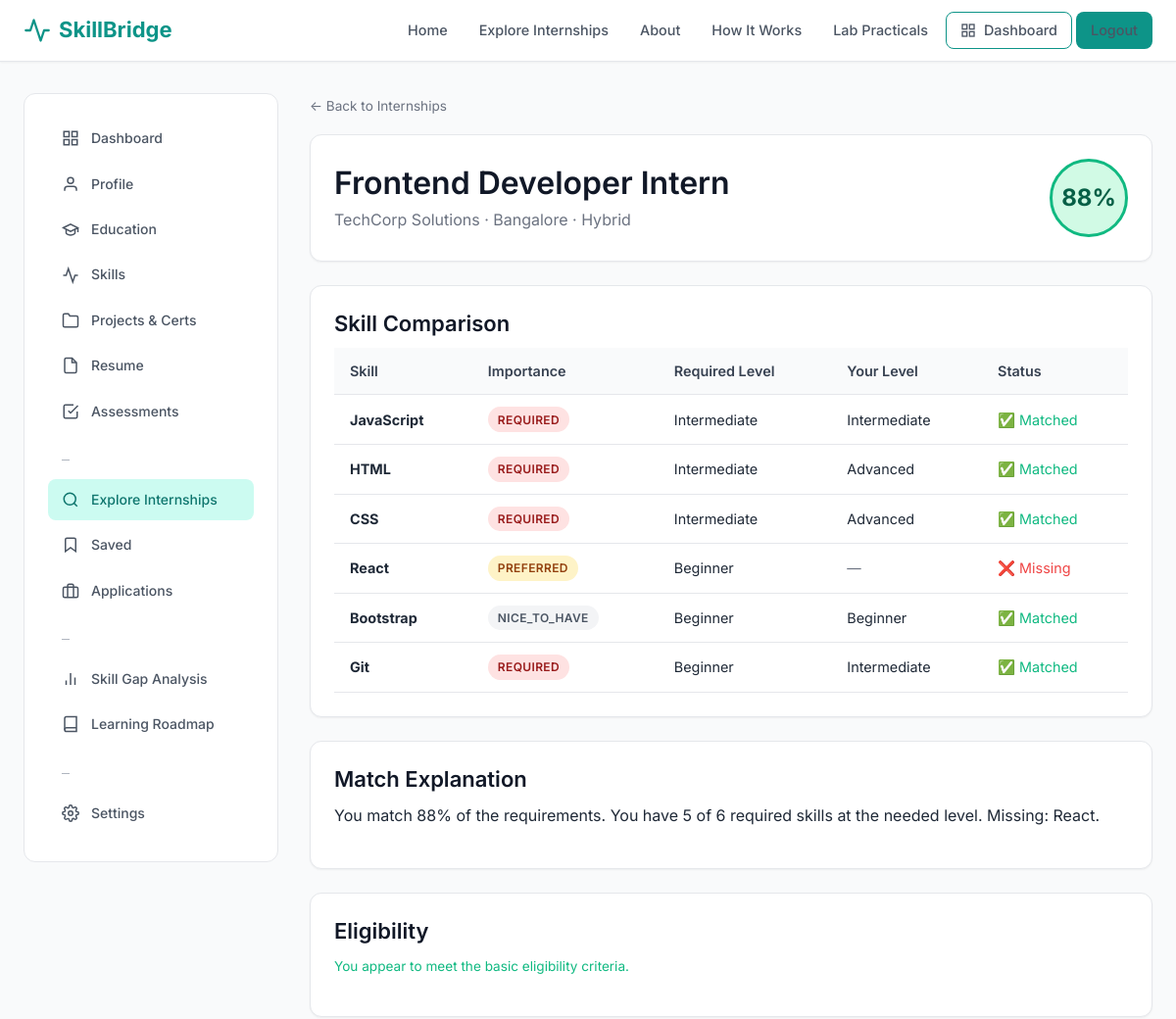
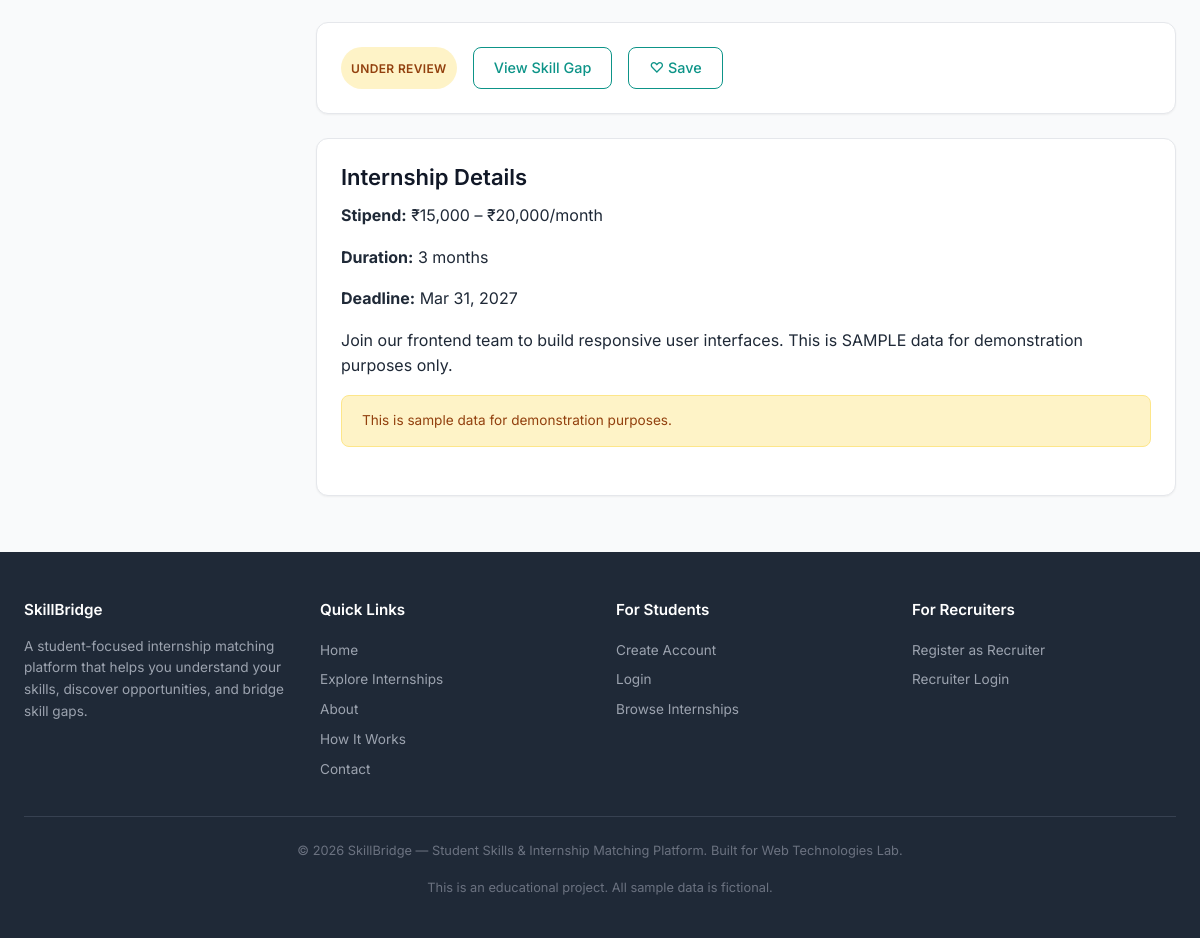
Page /student/internship-match.php?id=1 (signed in) on the committed database (2 pictures, top to bottom).
### tables this page shows
CREATE TABLE internships (
    id INT AUTO_INCREMENT PRIMARY KEY,
    recruiter_profile_id INT NOT NULL,
    title VARCHAR(200) NOT NULL,
    description TEXT NOT NULL,
    responsibilities TEXT DEFAULT NULL,
    eligibility TEXT DEFAULT NULL,
    eligible_degrees VARCHAR(255) DEFAULT NULL,     
    eligible_branches VARCHAR(255) DEFAULT NULL,    
    min_graduation_year INT DEFAULT NULL,
    max_graduation_year INT DEFAULT NULL,
    location VARCHAR(150) DEFAULT NULL,
    work_mode ENUM('remote', 'hybrid', 'onsite') DEFAULT 'remote',
    stipend_min INT DEFAULT 0,
    stipend_max INT DEFAULT 0,
    is_paid TINYINT(1) DEFAULT 1,
    duration VARCHAR(100) DEFAULT NULL,
    openings INT DEFAULT 1,
    application_instructions TEXT DEFAULT NULL,
    start_date DATE DEFAULT NULL,
    application_deadline DATE DEFAULT NULL,
    status ENUM('draft', 'active', 'closed', 'expired') DEFAULT 'active',
    career_category VARCHAR(100) DEFAULT NULL,
    is_sample TINYINT(1) DEFAULT 0,    
    created_at TIMESTAMP DEFAULT CURRENT_TIMESTAMP,
    updated_at TIMESTAMP DEFAULT CURRENT_TIMESTAMP ON UPDATE CURRENT_TIMESTAMP,
    FOREIGN KEY (recruiter_profile_id) REFERENCES recruiter_profiles(id) ON DELETE CASCADE,
    INDEX idx_status (status),
    INDEX idx_deadline (application_deadline),
    INDEX idx_career (career_category)
);

CREATE TABLE recruiter_profiles (
    id INT AUTO_INCREMENT PRIMARY KEY,
    user_id INT NOT NULL,
    company_name VARCHAR(200) DEFAULT NULL,
    company_website VARCHAR(255) DEFAULT NULL,
    company_description TEXT DEFAULT NULL,
    company_logo_path VARCHAR(255) DEFAULT NULL,
    industry VARCHAR(100) DEFAULT NULL,
    company_size VARCHAR(50) DEFAULT NULL,
    location VARCHAR(150) DEFAULT NULL,
    phone VARCHAR(20) DEFAULT NULL,
    created_at TIMESTAMP DEFAULT CURRENT_TIMESTAMP,
    updated_at TIMESTAMP DEFAULT CURRENT_TIMESTAMP ON UPDATE CURRENT_TIMESTAMP,
    UNIQUE KEY uk_user (user_id),
    FOREIGN KEY (user_id) REFERENCES users(id) ON DELETE CASCADE
);

CREATE TABLE internship_skills (
    id INT AUTO_INCREMENT PRIMARY KEY,
    internship_id INT NOT NULL,
    skill_id INT NOT NULL,
    importance ENUM('required', 'preferred', 'nice_to_have') DEFAULT 'required',
    min_proficiency ENUM('beginner', 'intermediate', 'advanced') DEFAULT 'beginner',
    UNIQUE KEY uk_internship_skill (internship_id, skill_id),
    FOREIGN KEY (internship_id) REFERENCES internships(id) ON DELETE CASCADE,
    FOREIGN KEY (skill_id) REFERENCES skills(id) ON DELETE CASCADE
);

CREATE TABLE skills (
    id INT AUTO_INCREMENT PRIMARY KEY,
    category_id INT NOT NULL,
    name VARCHAR(100) NOT NULL,
    description VARCHAR(255) DEFAULT NULL,
    UNIQUE KEY uk_name (name),
    FOREIGN KEY (category_id) REFERENCES skill_categories(id) ON DELETE CASCADE,
    INDEX idx_category (category_id)
);

CREATE TABLE applications (
    id INT AUTO_INCREMENT PRIMARY KEY,
    student_profile_id INT NOT NULL,
    internship_id INT NOT NULL,
    status ENUM('applied', 'under_review', 'shortlisted', 'interview_scheduled', 'selected', 'rejected', 'withdrawn') NOT NULL DEFAULT 'applied',
    cover_note TEXT DEFAULT NULL,
    applied_at TIMESTAMP DEFAULT CURRENT_TIMESTAMP,
    updated_at TIMESTAMP DEFAULT CURRENT_TIMESTAMP ON UPDATE CURRENT_TIMESTAMP,
    recruiter_notes TEXT DEFAULT NULL,
    UNIQUE KEY uk_application (student_profile_id, internship_id),
    FOREIGN KEY (student_profile_id) REFERENCES student_profiles(id) ON DELETE CASCADE,
    FOREIGN KEY (internship_id) REFERENCES internships(id) ON DELETE CASCADE,
    INDEX idx_status (status),
    INDEX idx_internship (internship_id)
);

### includes/functions.php (called while the page is built, shortened)
<?php
function e(?string $str): string {
    return htmlspecialchars($str ?? '', ENT_QUOTES, 'UTF-8');
}
function calculateMatchScore(PDO $db, int $studentProfileId, int $internshipId): array {
    $stmt = $db->prepare('
        SELECT isr.skill_id, isr.importance, isr.min_proficiency, s.name AS skill_name
        FROM internship_skills isr
        JOIN skills s ON s.id = isr.skill_id
        WHERE isr.internship_id = ?
    ');
    $stmt->execute([$internshipId]);
    $requiredSkills = $stmt->fetchAll();
    $stmt = $db->prepare('
        SELECT ss.skill_id, ss.proficiency, s.name AS skill_name
        FROM student_skills ss
        JOIN skills s ON s.id = ss.skill_id
        WHERE ss.student_profile_id = ?
    ');
    $stmt->execute([$studentProfileId]);
    $studentSkillsRaw = $stmt->fetchAll();
    $studentSkills = [];
    foreach ($studentSkillsRaw as $ss) {
        $studentSkills[(int)$ss['skill_id']] = $ss['proficiency'];
    }
    $proficiencyLevels = ['beginner' => 1, 'intermediate' => 2, 'advanced' => 3];
    $matched  = [];
    $missing  = [];
    $weak     = [];
    $importanceWeights = ['required' => 1.0, 'preferred' => 0.6, 'nice_to_have' => 0.3];
    $totalWeight = 0;
    $earnedWeight = 0;
    foreach ($requiredSkills as $rs) {
        $skillId   = (int) $rs['skill_id'];
        $skillName = $rs['skill_name'];
        $importance = $rs['importance'];
        $minProf   = $rs['min_proficiency'];
        $weight    = $importanceWeights[$importance] ?? 1.0;
        $totalWeight += $weight;
        if (isset($studentSkills[$skillId])) {
            $studentLevel = $proficiencyLevels[$studentSkills[$skillId]] ?? 1;
            $requiredLevel = $proficiencyLevels[$minProf] ?? 1;
            if ($studentLevel >= $requiredLevel) {
                $matched[] = [
                    'name'       => $skillName,
                    'importance' => $importance,
                    'student_level' => $studentSkills[$skillId],
                    'required_level' => $minProf,
                ];
                $earnedWeight += $weight;
            }
        } else {
            $missing[] = [
                'name'       => $skillName,
                'importance' => $importance,
                'required_level' => $minProf,
            ];
        }
    }
    $score = ($totalWeight > 0) ? round(($earnedWeight / $totalWeight) * 100) : 0;
    $score = min(100, max(0, $score));
    $explanation = "You match {$score}% of the requirements. ";
    $matchedCount = count($matched);
    $totalCount   = count($requiredSkills);
    $explanation  .= "You have {$matchedCount} of {$totalCount} required skills at the needed level. ";
    if (!empty($missing)) {
        $missingNames = array_column($missing, 'name');
        $explanation .= "Missing: " . implode(', ', $missingNames) . ". ";
    }
    return [
        'score'           => $score,
        'matched_skills'  => $matched,
        'missing_skills'  => $missing,
        'weak_skills'     => $weak,
        'total_required'  => $totalCount,
        'explanation'     => trim($explanation),
    ];
}
function checkEligibility(PDO $db, int $studentProfileId, int $internshipId): array {
    $stmt = $db->prepare('SELECT * FROM student_profiles WHERE id = ?');
    $stmt->execute([$studentProfileId]);
    $profile = $stmt->fetch();
    $stmt = $db->prepare('SELECT * FROM internships WHERE id = ?');
    $stmt->execute([$internshipId]);
    $internship = $stmt->fetch();
    $reasons  = [];
    $eligible = true;
    if (empty($reasons) && $eligible) {
        $reasons[] = 'You appear to meet the basic eligibility criteria.';
    }
    return ['eligible' => $eligible, 'reasons' => $reasons];
}
function formatDate(?string $date, string $format = 'M d, Y'): string {
    $timestamp = strtotime($date);
    return $timestamp ? date($format, $timestamp) : 'N/A';
}
function formatStipend(int $min, int $max, bool $isPaid): string {
    return '₹' . number_format($min) . ' – ₹' . number_format($max) . '/month';
}
function statusBadgeClass(string $status): string {
    $map = [
        'applied'             => 'badge-info',
        'under_review'        => 'badge-warning',
        'shortlisted'         => 'badge-primary',
        'interview_scheduled' => 'badge-purple',
        'selected'            => 'badge-success',
        'rejected'            => 'badge-danger',
        'withdrawn'           => 'badge-secondary',
    ];
    return $map[$status] ?? 'badge-secondary';
}
function formatStatus(string $status): string {
    return ucwords(str_replace('_', ' ', $status));
}

### includes/auth.php (called while the page is built, shortened)
<?php
function getCurrentUserId(): ?int {
    return $_SESSION['user_id'] ?? null;
}
function getCurrentUserRole(): ?string {
    return $_SESSION['user_role'] ?? null;
}
function getStudentProfileId(?PDO $db): ?int {
    $stmt = $db->prepare('SELECT id FROM student_profiles WHERE user_id = ?');
    $stmt->execute([getCurrentUserId()]);
    $result = $stmt->fetch();
    return $result ? (int) $result['id'] : null;
}

### includes/csrf.php (called while the page is built, shortened)
<?php
function generateCSRFToken(): string {
    return $_SESSION['csrf_token'];
}

### student/internship-match.php (the view, shortened to what this page needs)
<?php
require_once __DIR__.'/../config/database.php';require_once __DIR__.'/../includes/auth.php';require_once __DIR__.'/../includes/csrf.php';require_once __DIR__.'/../includes/functions.php';
requireRole('student');$db=getDB();$profileId=getStudentProfileId($db);
$id=(int)($_GET['id']??0);if(!$id){header('Location:/wtproject/student/internships.php');exit;}
$stmt=$db->prepare('SELECT i.*, rp.company_name FROM internships i JOIN recruiter_profiles rp ON rp.id=i.recruiter_profile_id WHERE i.id=?');
$stmt->execute([$id]);$int=$stmt->fetch();if(!$int){setFlash('error','Internship not found.');header('Location:/wtproject/student/internships.php');exit;}
$match=calculateMatchScore($db,$profileId,$id);$elig=checkEligibility($db,$profileId,$id);
$stmt=$db->prepare('SELECT * FROM applications WHERE student_profile_id=? AND internship_id=?');$stmt->execute([$profileId,$id]);$app=$stmt->fetch();
$stmt=$db->prepare('SELECT id FROM saved_internships WHERE student_profile_id=? AND internship_id=?');$stmt->execute([$profileId,$id]);$isSaved=(bool)$stmt->fetch();
$reqSkills=$db->prepare('SELECT isr.*, s.name AS skill_name FROM internship_skills isr JOIN skills s ON s.id=isr.skill_id WHERE isr.internship_id=?');$reqSkills->execute([$id]);$reqSkills=$reqSkills->fetchAll();
$stmt=$db->prepare('SELECT s.name, ss.proficiency FROM student_skills ss JOIN skills s ON s.id=ss.skill_id WHERE ss.student_profile_id=?');$stmt->execute([$profileId]);
$mySkills=[];foreach($stmt->fetchAll() as $s)$mySkills[$s['name']]=$s['proficiency'];
$level=$match['score']>=70?'high':($match['score']>=40?'medium':'low');$days=daysRemaining($int['application_deadline']);
include __DIR__.'/../includes/header.php';
?>
<div class="main-content"><div class="container"><div class="dashboard-layout"><?php include __DIR__.'/sidebar.php'; ?>
<div>
<a href="/wtproject/student/internships.php" class="text-sm text-muted">&larr; Back to Internships</a>
<div class="card mt-2 mb-3">
    <div class="d-flex justify-between align-center flex-wrap gap-2">
        <div><h1 style="margin-bottom:0.25rem;"><?php echo e($int['title']); ?></h1><p class="text-muted mb-0"><?php echo e($int['company_name']); ?> · <?php echo e($int['location']?:'Remote'); ?> · <?php echo ucfirst(e($int['work_mode'])); ?></p></div>
        <div class="match-score <?php echo $level; ?>" style="width:80px;height:80px;font-size:1.5rem;"><?php echo $match['score']; ?>%</div>
    </div>
</div>
<div class="card mb-3">
    <h3>Skill Comparison</h3>
    <table><thead><tr><th>Skill</th><th>Importance</th><th>Required Level</th><th>Your Level</th><th>Status</th></tr></thead><tbody>
    <?php foreach($reqSkills as $rs):
        $has=isset($mySkills[$rs['skill_name']]);$studentLvl=$mySkills[$rs['skill_name']]??'—';
        $profMap=['beginner'=>1,'intermediate'=>2,'advanced'=>3];
        $status='❌ Missing';$cls='text-danger';
        if($has){$sLvl=$profMap[$studentLvl]??0;$rLvl=$profMap[$rs['min_proficiency']]??0;
            if($sLvl>=$rLvl){$status='✅ Matched';$cls='text-success';}else{$status='⚠️ Weak';$cls='text-danger';}
        }
    ?>
    <tr><td><strong><?php echo e($rs['skill_name']); ?></strong></td>
    <td><span class="badge badge-<?php echo $rs['importance']==='required'?'danger':($rs['importance']==='preferred'?'warning':'secondary'); ?>"><?php echo ucfirst(e($rs['importance'])); ?></span></td>
    <td><?php echo ucfirst(e($rs['min_proficiency'])); ?></td>
    <td><?php echo $has?ucfirst(e($studentLvl)):'<span class="text-muted">—</span>'; ?></td>
    <td class="<?php echo $cls; ?>"><?php echo $status; ?></td></tr>
    <?php endforeach; ?></tbody></table>
</div>
<div class="card mb-3"><h3>Match Explanation</h3><p><?php echo e($match['explanation']); ?></p></div>
<div class="card mb-3"><h3>Eligibility</h3>
<?php foreach($elig['reasons'] as $r): ?><p class="text-sm <?php echo $elig['eligible']?'text-success':'text-danger'; ?>"><?php echo e($r); ?></p><?php endforeach; ?>
</div>
<div class="card mb-3 d-flex gap-2 flex-wrap">
    <?php if($app): ?><span class="badge <?php echo statusBadgeClass($app['status']); ?>"><?php echo formatStatus($app['status']); ?></span>
    <?php elseif($days!==null&&$days<=0): ?><span class="text-muted">Deadline passed</span>
    <?php endif; ?>
    <a href="/wtproject/student/skill-gap.php?internship_id=<?php echo $id; ?>" class="btn btn-outline">View Skill Gap</a>
    <button class="btn btn-outline" data-save-id="<?php echo $id; ?>" onclick="toggleSaveInternship(<?php echo $id; ?>,'<?php echo e(generateCSRFToken()); ?>')"><?php echo $isSaved?'♥ Saved':'♡ Save'; ?></button>
</div>
<div class="card mb-3"><h3>Internship Details</h3>
<p><strong>Stipend:</strong> <?php echo formatStipend($int['stipend_min'],$int['stipend_max'],$int['is_paid']); ?></p>
<p><strong>Duration:</strong> <?php echo e($int['duration']?:'Not specified'); ?></p>
<p><strong>Deadline:</strong> <?php echo formatDate($int['application_deadline']); ?></p>
<p style="white-space:pre-line;"><?php echo e($int['description']); ?></p>
<?php if($int['is_sample']): ?><div class="alert alert-warning text-sm">This is sample data for demonstration purposes.</div><?php endif; ?>
</div>
</div></div></div></div>
<?php include __DIR__.'/../includes/footer.php'; ?>

### rows in the picture
internships: title "Frontend Developer Intern", recruiter_profile.company_name "TechCorp Solutions", location "Bangalore", work_mode "Hybrid", stipend_min+stipend_max+is_paid "₹15,000 – ₹20,000/month", duration "3 months", application_deadline "Mar 31, 2027", description "Join our frontend team to build responsive user interfaces. This is SAMPLE data for demonstration purposes only."
internship_skills: skill.name "JavaScript", importance "REQUIRED", min_proficiency "Intermediate", skill.name "Intermediate", status "✅ Matched"
internship_skills: skill.name "HTML", importance "REQUIRED", min_proficiency "Intermediate", skill.name "Advanced", status "✅ Matched"
internship_skills: skill.name "CSS", importance "REQUIRED", min_proficiency "Intermediate", skill.name "Advanced", status "✅ Matched"
internship_skills: skill.name "React", importance "PREFERRED", min_proficiency "Beginner", status "❌ Missing"
internship_skills: skill.name "Bootstrap", importance "NICE_TO_HAVE", min_proficiency "Beginner", skill.name "Beginner", status "✅ Matched"
internship_skills: skill.name "Git", importance "REQUIRED", min_proficiency "Beginner", skill.name "Intermediate", status "✅ Matched"
applications: status "UNDER REVIEW"

### other values in the picture
$link[1] "Dashboard"
$link[1] "Profile"
$link[1] "Education"
$link[1] "Skills"
$link[1] "Projects & Certs"
$link[1] "Resume"
$link[1] "Assessments"
$link[1] "Explore Internships"
$link[1] "Saved"
$link[1] "Applications"
$link[1] "Skill Gap Analysis"
$link[1] "Learning Roadmap"
$link[1] "Settings"
$match['score'] "88"
$match['explanation'] "You match 88% of the requirements. You have 5 of 6 required skills at the needed level. Missing: React."
